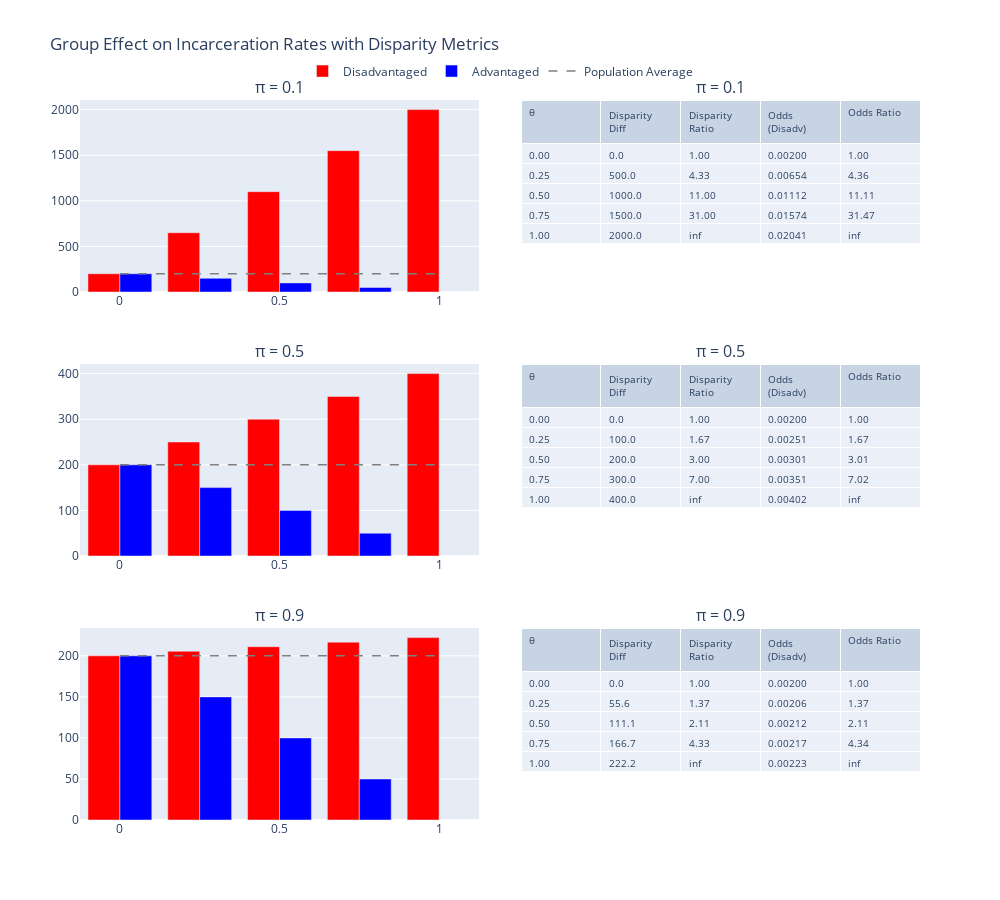

This figure's notebook cell:
### Code cell
plot_simulation_results(results_df, pi_values)

### Figure 1 — Plotly figure (JSON) as saved in the notebook; plotly's stock layout.template omitted (floating-point values rounded to 4 significant figures)
{"data": [{"legendgroup": "Disadvantaged", "marker": {"color": "red"}, "name": "Disadvantaged", "showlegend": true, "type": "bar", "x": [0.0, 0.25, 0.5, 0.75, 1.0], "xaxis": "x", "y": [200.0, 650.0, 1100.0, 1550.0, 2000.0], "yaxis": "y"}, {"legendgroup": "Advantaged", "marker": {"color": "blue"}, "name": "Advantaged", "showlegend": true, "type": "bar", "x": [0.0, 0.25, 0.5, 0.75, 1.0], "xaxis": "x", "y": [200.0, 150.0, 100.0, 50.0, 0.0], "yaxis": "y"}, {"legendgroup": "Population Average", "line": {"color": "grey", "dash": "dash", "width": 1.5}, "mode": "lines", "name": "Population Average", "showlegend": true, "type": "scatter", "x": [0.0, 0.25, 0.5, 0.75, 1.0], "xaxis": "x", "y": [200.0, 200.0, 200.0, 200.0, 200.0], "yaxis": "y"}, {"cells": {"align": "left", "font": {"size": 10}, "values": [["0.00", "0.25", "0.50", "0.75", "1.00"], ["0.0", "500.0", "1000.0", "1500.0", "2000.0"], ["1.00", "4.33", "11.00", "31.00", "inf"], ["0.00200", "0.00654", "0.01112", "0.01574", "0.02041"], ["1.00", "4.36", "11.11", "31.47", "inf"]]}, "domain": {"x": [0.525, 1], "y": [0.7333, 1]}, "header": {"align": "left", "font": {"size": 10}, "values": ["θ", "Disparity Diff", "Disparity Ratio", "Odds (Disadv)", "Odds Ratio"]}, "type": "table"}, {"legendgroup": "Disadvantaged", "marker": {"color": "red"}, "name": "Disadvantaged", "showlegend": false, "type": "bar", "x": [0.0, 0.25, 0.5, 0.75, 1.0], "xaxis": "x2", "y": [200.0, 250.0, 300.0, 350.0, 400.0], "yaxis": "y2"}, {"legendgroup": "Advantaged", "marker": {"color": "blue"}, "name": "Advantaged", "showlegend": false, "type": "bar", "x": [0.0, 0.25, 0.5, 0.75, 1.0], "xaxis": "x2", "y": [200.0, 150.0, 100.0, 50.0, 0.0], "yaxis": "y2"}, {"legendgroup": "Population Average", "line": {"color": "grey", "dash": "dash", "width": 1.5}, "mode": "lines", "name": "Population Average", "showlegend": false, "type": "scatter", "x": [0.0, 0.25, 0.5, 0.75, 1.0], "xaxis": "x2", "y": [200.0, 200.0, 200.0, 200.0, 200.0], "yaxis": "y2"}, {"cells": {"align": "left", "font": {"size": 10}, "values": [["0.00", "0.25", "0.50", "0.75", "1.00"], ["0.0", "100.0", "200.0", "300.0", "400.0"], ["1.00", "1.67", "3.00", "7.00", "inf"], ["0.00200", "0.00251", "0.00301", "0.00351", "0.00402"], ["1.00", "1.67", "3.01", "7.02", "inf"]]}, "domain": {"x": [0.525, 1], "y": [0.3667, 0.6333]}, "header": {"align": "left", "font": {"size": 10}, "values": ["θ", "Disparity Diff", "Disparity Ratio", "Odds (Disadv)", "Odds Ratio"]}, "type": "table"}, {"legendgroup": "Disadvantaged", "marker": {"color": "red"}, "name": "Disadvantaged", "showlegend": false, "type": "bar", "x": [0.0, 0.25, 0.5, 0.75, 1.0], "xaxis": "x3", "y": [200.0, 205.6, 211.1, 216.7, 222.2], "yaxis": "y3"}, {"legendgroup": "Advantaged", "marker": {"color": "blue"}, "name": "Advantaged", "showlegend": false, "type": "bar", "x": [0.0, 0.25, 0.5, 0.75, 1.0], "xaxis": "x3", "y": [200.0, 150.0, 100.0, 50.0, 0.0], "yaxis": "y3"}, {"legendgroup": "Population Average", "line": {"color": "grey", "dash": "dash", "width": 1.5}, "mode": "lines", "name": "Population Average", "showlegend": false, "type": "scatter", "x": [0.0, 0.25, 0.5, 0.75, 1.0], "xaxis": "x3", "y": [200.0, 200.0, 200.0, 200.0, 200.0], "yaxis": "y3"}, {"cells": {"align": "left", "font": {"size": 10}, "values": [["0.00", "0.25", "0.50", "0.75", "1.00"], ["0.0", "55.6", "111.1", "166.7", "222.2"], ["1.00", "1.37", "2.11", "4.33", "inf"], ["0.00200", "0.00206", "0.00212", "0.00217", "0.00223"], ["1.00", "1.37", "2.11", "4.34", "inf"]]}, "domain": {"x": [0.525, 1], "y": [0, 0.2667]}, "header": {"align": "left", "font": {"size": 10}, "values": ["θ", "Disparity Diff", "Disparity Ratio", "Odds (Disadv)", "Odds Ratio"]}, "type": "table"}], "layout": {"annotations": [{"font": {"size": 16}, "showarrow": false, "text": "π = 0.1", "x": 0.2375, "xanchor": "center", "xref": "paper", "y": 1, "yanchor": "bottom", "yref": "paper"}, {"font": {"size": 16}, "showarrow": false, "text": "π = 0.1", "x": 0.7625, "xanchor": "center", "xref": "paper", "y": 1, "yanchor": "bottom", "yref": "paper"}, {"font": {"size": 16}, "showarrow": false, "text": "π = 0.5", "x": 0.2375, "xanchor": "center", "xref": "paper", "y": 0.6333, "yanchor": "bottom", "yref": "paper"}, {"font": {"size": 16}, "showarrow": false, "text": "π = 0.5", "x": 0.7625, "xanchor": "center", "xref": "paper", "y": 0.6333, "yanchor": "bottom", "yref": "paper"}, {"font": {"size": 16}, "showarrow": false, "text": "π = 0.9", "x": 0.2375, "xanchor": "center", "xref": "paper", "y": 0.2667, "yanchor": "bottom", "yref": "paper"}, {"font": {"size": 16}, "showarrow": false, "text": "π = 0.9", "x": 0.7625, "xanchor": "center", "xref": "paper", "y": 0.2667, "yanchor": "bottom", "yref": "paper"}], "barmode": "group", "height": 900, "legend": {"orientation": "h", "x": 0.5, "xanchor": "center", "y": 1.02, "yanchor": "bottom"}, "title": {"text": "Group Effect on Incarceration Rates with Disparity Metrics"}, "width": 1000, "xaxis": {"anchor": "y", "domain": [0, 0.475]}, "xaxis2": {"anchor": "y2", "domain": [0, 0.475]}, "xaxis3": {"anchor": "y3", "domain": [0, 0.475]}, "yaxis": {"anchor": "x", "domain": [0.7333, 1]}, "yaxis2": {"anchor": "x2", "domain": [0.3667, 0.6333]}, "yaxis3": {"anchor": "x3", "domain": [0, 0.2667]}}}
